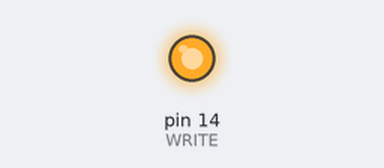
A sketch run on a simulated Arduino Uno, built with avr-gcc and run on an emulated ATmega328P. On the bench: output pins drawn as LEDs (lit = HIGH). Pins used as bus, display or sensor lines are not drawn; what the sketch prints to the serial monitor is not drawn.

Above: at 4.0 s.
Timing chart, 0 to 11.4 s (numbered marks = the images above):
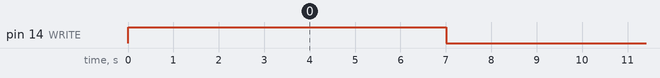

Measured:
- by itself, pin 14 (WRITE): alternates HIGH for 1.0 s and LOW for 7.0 s

The sketch:

test_spi_sorter.ino
```cpp
/**
 * \project test_spi
 * \author Joshua Vasquez
 * \date September 2015
 */

#include <SPI.h>

#define CS 10
#define WRITE 14
#define FPGA_RESET 15

const size_t LIST_SIZE = 20;

/*
uint8_t unsorted_list[LIST_SIZE] = {10, 18, 9, 1, 13, 12, 5, 14, 16, 17,
                                    19, 8, 20, 2, 4, 11, 5, 6, 3, 7};
*/
uint8_t unsorted_list[LIST_SIZE] = {10, 18, 9, 1, 13, 12, 5, 14, 5, 17,
                                    5, 8, 20, 2, 4, 11, 5, 6, 3, 7};
uint8_t sorted_list[LIST_SIZE];

void setup()
{
    Serial.begin(115200);

    pinMode(CS, OUTPUT);
    digitalWrite(CS, HIGH);

    pinMode(WRITE, OUTPUT);
    digitalWrite(WRITE, HIGH);

    pinMode(FPGA_RESET, OUTPUT);
    digitalWrite(FPGA_RESET, HIGH);
    digitalWrite(FPGA_RESET, LOW);

    SPI.begin();
    SPI.setClockDivider(SPI_CLOCK_DIV4);
    delay(1000);

}


void loop()
{
// Put the FPGA in a known state
    digitalWrite(FPGA_RESET, HIGH);
    delay(1);
    digitalWrite(FPGA_RESET, LOW);

    delay(5000);
    digitalWrite(WRITE, HIGH);
    digitalWrite(CS, LOW);
    for (uint8_t unsorted_list_index = 0; unsorted_list_index < LIST_SIZE;
         ++unsorted_list_index)
    {
        SPI.transfer(unsorted_list[unsorted_list_index]);
    }
    delayMicroseconds(10);
    digitalWrite(CS, HIGH);
    Serial.println("Unsorted List:");
    for (uint8_t i = 0; i < LIST_SIZE; ++i)
    {
        Serial.println(unsorted_list[i]);
    }
    Serial.println();
    digitalWrite(CS, HIGH);


    delay(1000);


    /// Read back sorted data.
    digitalWrite(WRITE, LOW);
    digitalWrite(CS, LOW);
    for (uint8_t sorted_list_index = 0; sorted_list_index < LIST_SIZE;
         ++sorted_list_index)
    {
        sorted_list[sorted_list_index] = SPI.transfer(0xff);
    }
    delayMicroseconds(10);
    Serial.println("Sorted List:");
    for (uint8_t i = 0; i < LIST_SIZE; ++i)
    {
        Serial.println(sorted_list[i]);
    }
    Serial.println();
    digitalWrite(CS, HIGH);
    delay(2000);
}
```
